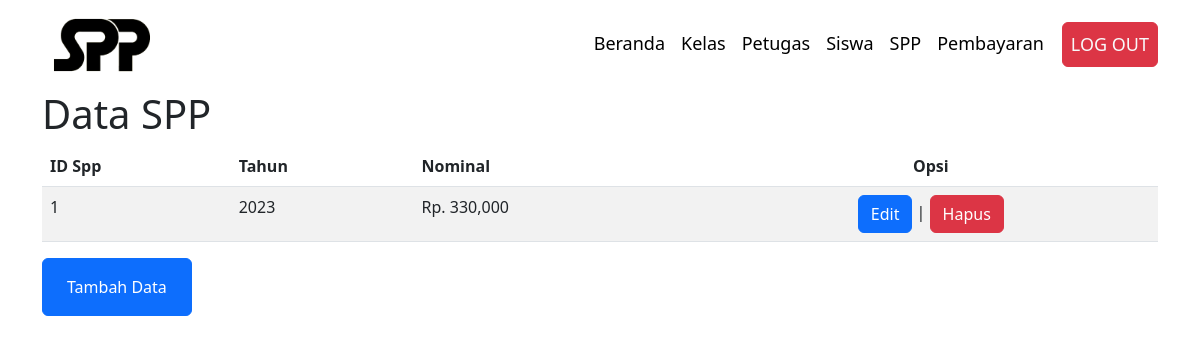
The app's page /client-admin/spp.php with its own data.
### tables this page shows
CREATE TABLE `spp`  (
  `id_spp` int NOT NULL AUTO_INCREMENT,
  `tahun` int NOT NULL,
  `nominal` int NOT NULL,
  PRIMARY KEY (`id_spp`) USING BTREE
);

### server/api-spp/getData.php (the view, shortened to what this page needs)
<?php
include '../connection.php';
$sql ="SELECT * FROM spp  ";
$query = mysqli_query($conn, $sql);
echo '<table class="table table-striped">
    <thead>
    <tr>
        <th scope="col">ID Spp</th>
        <th scope="col">Tahun</th>
        <th scope="col">Nominal</th>
        <th scope="col" class="text-center">Opsi</th>
    </tr>
</thead>
<tbody>';
while ($row = mysqli_fetch_array($query))
{
    $nominal =$row['nominal'] ;
	echo '
        <tr>
			<td>'.$row['id_spp'].'</td>
			<td>'.$row['tahun'].'</td>
			<td>Rp. '.number_format($nominal).'</td>
            <td class="text-center">
            <a class="btn btn-primary" href="./edit/editSPP.php?id='.$row['id_spp'].'">Edit</a> |
            <a class="btn btn-danger" onclick="return confirm(\'Apakah Anda Yakin Menghapus Data ini?\')" href="../server/api-spp/deleteData.php?id='.$row['id_spp'].'" >Hapus</a>
            </td>
		</tr>';
}
echo '
	</tbody>
</table>';
?>

### records on screen
spp: id_spp "1", tahun "2023", nominal "330,000"
